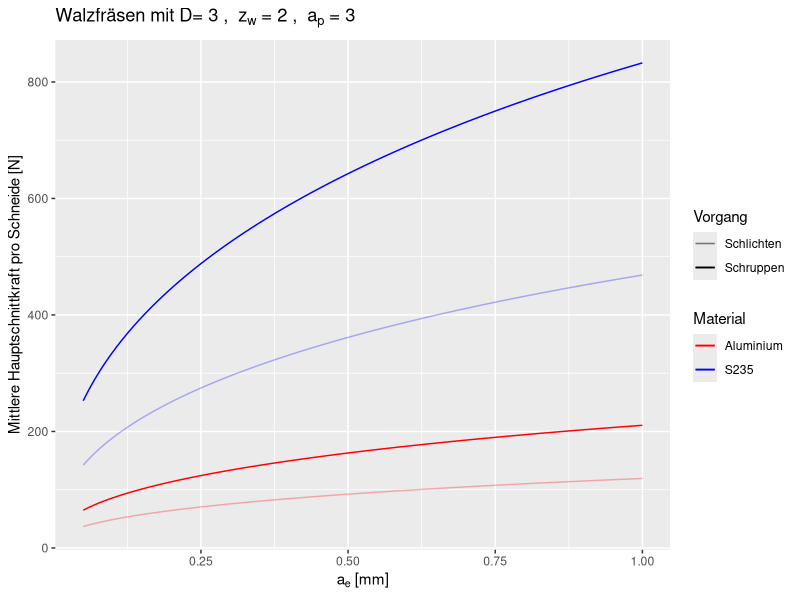

Write R code to recreate this figure.
library("ggplot2")

# Funktionen aus Dietrich, Tschätsch "Praxis der Zerspanungstechnik" 11. Auflage 2014

# Eingangsparameter
# D         ... Fräserdurchmesser [mm]
# a_p       ... Schnitttiefe [mm]
# a_e       ... Schnittbreite [mm]
# z_w       ... Anzahl der Schneiden
# v_c       ... Schnittgeschwindigkeit [m/min]
# f_z       ... Vorschub pro Zahn [mm/min]
# k_c1.1    ... Spezifische Schnittkraft für h = b = 1 (Tabelle) [N/mm^2]
# z         ... Werkstoffkonstante (Tabelle)
# lambda    ... Drallwinkel [Grad]
# gamma_tat ... Tatsächlicher Spanwinkel [Grad]
# gamma_0   ... Basisspanwinkel Stahl=6, Guss=2, Alu=0 [Grad]
schnittdaten <- function(D, a_p, a_e, z_w, v_c, f_z, k_c1.1, z, lambda, gamma_tat, gamma_0, print = TRUE){
    # Gilt nur fürs Walzfräsen!
    if (print) print(sprintf("Fräser: D=%f, z_w=%f, Drallwinkel=%f, Spanwinkel=%f", D, z_w, lambda, gamma_tat))
    if (print) print(sprintf("Fräsung: a_p=%f, a_e=%f", a_p, a_e))
    if (print) print(sprintf("Material: v_c=%f, f_z=%f, k_c1.1=%f, z=%f, Basisspanwinkel=%f", v_c, f_z, k_c1.1, z, gamma_0))

    # Umdrehungszahl
    n_c <- (v_c * 10^3) / ( D * pi ) 

    # Eingriffswinkel (in Grad)
    phi_s <- (acos( 1 - ( (2 * a_e ) / D ) ) * 180) / pi

    # Vorschub
    v_f <- f_z * z_w * n_c

    if (print) print(sprintf("Maschine: n_c = %f [1/min], v_f = %f [mm/min]", n_c, v_f))
    if (print) print("")

    # Spanungsbreite
    b <- a_p / cos((lambda*pi)/180)

    # Mittenspandicke
    h_m <- (360 / ( pi * phi_s )) * (a_e / D) * f_z * sin(((90-lambda)*pi)/180)

    # Konstanten:
    # Verschleiß (30%) - kann auch höher angenommen werden (1.5)
    K_ver <- 1.3
    # Spanstauchung, = 1.2 für Fräsen
    K_st <- 1.2
    # Spanwinkel
    K_gamma <- 1 - (( gamma_tat - gamma_0 ) / 100)
    # Schnittgeschwindigkeit (hier für Hartmetall, HSS = 1.2)
    # Achtung: für v_c < 100m/min gelten da andere Formen! Für >100m/min eher vernachlässigbar
    K_v <- 1.0

    # Daraus errechnet sich dann die spezifische Schnittkraft [N/mm^2]
    k_c = ((1^z) / (h_m^z)) * k_c1.1 * K_gamma * K_v * K_st * K_ver 

    if (print) print(sprintf("k_c = %0.2f [N/mm^2]", k_c))

    # Anzahl der im Eingriff befindlichen Schneiden
    z_E <- ( z_w * phi_s )/(360)

    # Mittlere Hauptschnittkraft pro Fräserschneide
    F_cm <- b * h_m * k_c
    if (print) print(sprintf("F_cm = %0.2f [N]", F_cm))

    # Antriebsleistung der Maschine
    # ny = 80% (Wirkungsgrad)
    P <- (F_cm * v_c * z_E) / (60 * 10^3 * 0.8)
    if (print) print(sprintf("P = %0.4f [kW]", P))
    if (print) print("===")
    return(F_cm)
}


# a_p sollte beim Walzfräsen etwa so groß sein wie D
# 3mm End mill, 3mm sheet metal, a_e 0.25
# Drallwinkel 45 Grad, zwei schneiden

# Stahl: v_c 200/240, f_z 0.1/0.05 (Schruppen/Schlichten)
# Üblicher Spanwinkel von 0 Grad, 6 Grad Basis
schnittdaten(3, 3, 0.25, 2, 200, 0.1, 1780, 0.17, 45, 0, 6)
schnittdaten(3, 3, 0.25, 2, 240, 0.05, 1780, 0.17, 45, 0, 6)

# Alu: v_c 300/360, f_z 0.06/0.03
# Üblicher Spanwinkel von 10 Grad, 0 Grad Basis (??? Verifikation benötigt! ???)
schnittdaten(3, 3, 0.25, 2, 300, 0.06, 700, 0.18, 45, 10, 0)
schnittdaten(3, 3, 0.25, 2, 360, 0.03, 700, 0.18, 45, 10, 0)

# Vergleichbare Werte
D <- 3
z_w <- 2
lambda <- 45
a_p <- 3


p <- ggplot(data.frame(x = c(0.05, 1)), aes(x))

jpeg('rplot.jpg', height = 600, width = 800, units = 'px')
print(p + 
      labs(title=bquote("Walzfräsen mit D="~.(D)~", "~z[w]~"="~.(z_w)~", "~a[p]~"="~.(a_p))) + 
      xlab(expression(a[e]~"[mm]")) + 
      ylab("Mittlere Hauptschnittkraft pro Schneide [N]") + 
      stat_function(fun=schnittdaten, aes(color="S235", alpha="Schruppen"), geom="line", args=list( D = D, a_p = a_p, z_w = z_w, v_c = 200, f_z = 0.1, k_c1.1 = 1780, z = 0.17, lambda = lambda, gamma_tat = 0, gamma_0 = 6, print = FALSE)) + 
      stat_function(fun=schnittdaten, aes(color="S235", alpha="Schlichten"), geom="line", args=list( D = D, a_p = a_p, z_w = z_w, v_c = 200 * 1.2, f_z = 0.1 * 0.5, k_c1.1 = 1780, z = 0.17, lambda = lambda, gamma_tat = 0, gamma_0 = 6, print = FALSE)) + 
      stat_function(fun=schnittdaten, aes(color="Aluminium", alpha="Schruppen"), geom="line", args=list( D = D, a_p = a_p, z_w = z_w, v_c = 300, f_z = 0.06, k_c1.1 = 780, z = 0.18, lambda = lambda, gamma_tat = 10, gamma_0 = 0, print = FALSE)) + 
      stat_function(fun=schnittdaten, aes(color="Aluminium", alpha = "Schlichten"), geom="line", args=list( D = D, a_p = a_p, z_w = z_w, v_c = 300 * 1.2, f_z = 0.06 * 0.5, k_c1.1 = 780, z = 0.18, lambda = lambda, gamma_tat = 10, gamma_0 = 0, print = FALSE)) + 
scale_colour_manual("Material", values = c("red", "blue")) + 
scale_alpha_manual("Vorgang", values = c(0.3, 1))
      ) 
dev.off()
